Frame 1 (no input): blank canvas, image omitted
Frame 60 (no input): blank canvas, image omitted
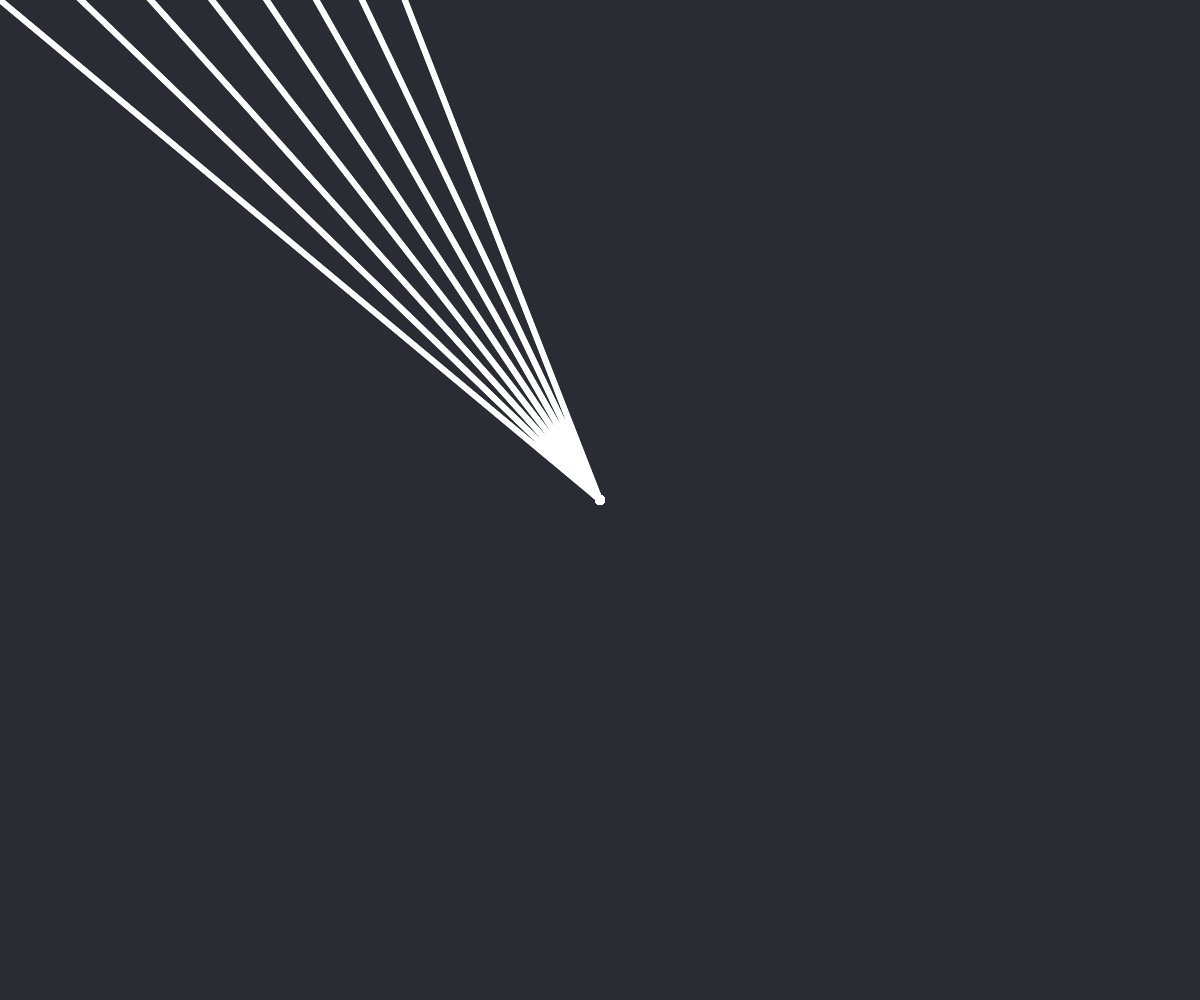
Frame 120 (the mouse pressed at the canvas centre since frame 60)

The p5.js sketch whose frames 1 and 60 were blank and that drew this single picture after the mouse press (run headless with seeded random() and noise() and a simulated clock; from frame 60 on, the mouse is pressed at the canvas centre):

// p5.js sketch
// ── sketch.js
let n;
let shapeSlide;

function setup() {
	createCanvas(windowWidth, windowHeight);
	colorMode(HSB, 360, 100, 100);
	blendMode(ADD);
	background(220, 20, 20);
	n = floor(random(5, 10));
	shapeSlide = createSlider(1,360,33);
}

function draw() {
	push();
	translate(width / 2, height / 2);
	for (let i = 0; i < n; i++) {
		let angle = shapeSlide.value() / n * i;
		let theta = radians(angle);
		push();
		rotate(theta);
		stroke(0,0,100);
		strokeWeight(frameCount*0.1%5+5);
		if (mouseIsPressed) {
			line(mouseX - width / 2, mouseY - height / 2, pmouseX - width / 2, pmouseY - height / 2);
		}
		pop();
	}
	pop();
}

function keyPressed() {
	if (key == 'd' || key == 'D') {
		blendMode(NORMAL);
		background(220, 20, 20);
		blendMode(ADD);
		n = floor(random(5, 10));
	}
}
